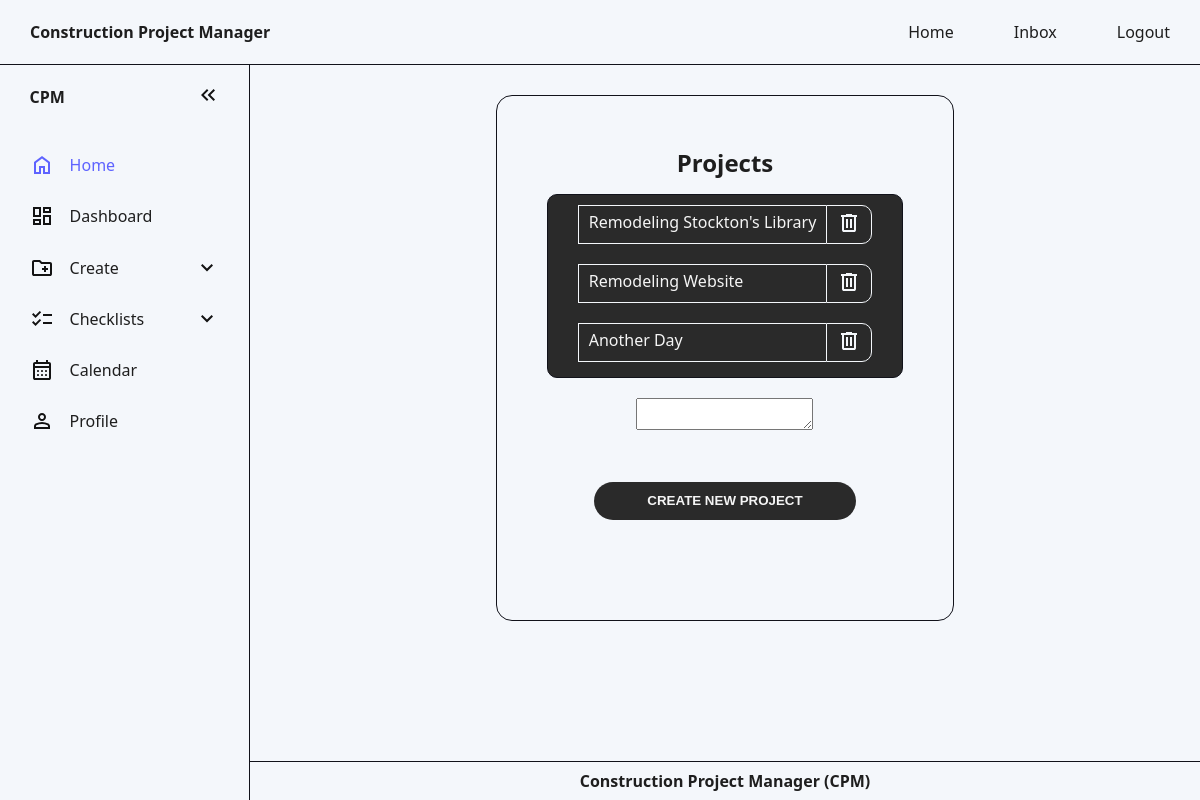
Page / (signed in) on the earlier database version.
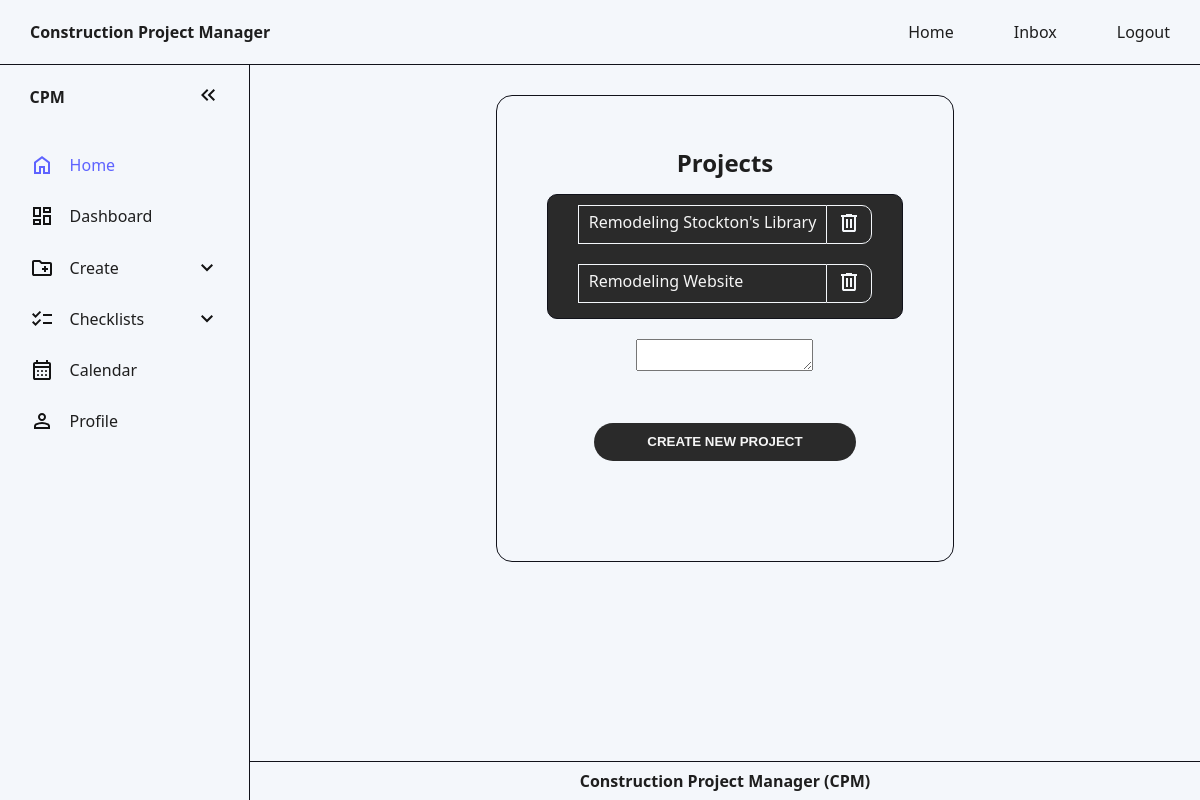
Same page on the later database version.
### website/models.py (models this page shows)
class Project(db.Model): # Database model: An object blueprint/layout that will be stored in the database
    id = db.Column(db.Integer, primary_key=True)
    data = db.Column(db.String(10000))
    date = db.Column(db.DateTime(timezone=True), default=func.now()) # Gets current date and time
    user_id = db.Column(db.Integer, db.ForeignKey('user.id')) # 1-to-many relationship

### website/views.py (the view, shortened to what this page needs)
@views.route('/', methods=['GET', 'POST']) # Main page of website
@login_required
def project():
    return render_template("home.html", user=current_user)

### website/templates/home.html (shortened to what this page needs)
<!DOCTYPE html>
<html lang="en">
  <head>
    <link rel="stylesheet" href="./../static/style.css" />
  </head>
  <body id="main-website-body">
    <nav>
      <ul>
        <li class="nav-title">Construction Project Manager</li>
        {% if user.is_authenticated %}
        <li class="hideOnMobile"><a href="/">Home</a></li>
        <li class="hideOnMobile"><a href="/inbox">Inbox</a></li>
        <li class="hideOnMobile"><a href="/logout">Logout</a></li>
        {% else %}
        <li class="hideOnMobile"><a href="/login">Sign In</a></li>
        <li class="hideOnMobile"><a href="/sign-up">Sign Up</a></li>
        {% endif %}
      </ul>
    </nav>
    <aside id="default-asidebar">
      <ul>
        <li>
          <span class="logo">CPM</span>
          <button onclick="toggleSidebar()" id="toggle-btn">
            <svg
              xmlns="http://www.w3.org/2000/svg"
              viewBox="0 -960 960 960"
              width="24px"
              height="24px"
            >
              <path
                d="M440-240 200-480l240-240 56 56-183 184 183 184-56 56Zm264 0L464-480l240-240 56 56-183 184 183 184-56 56Z"
              />
            </svg>
          </button>
        </li>
        <li class="active">
          <a href="/">
            <svg
              xmlns="http://www.w3.org/2000/svg"
              viewBox="0 -960 960 960"
              width="24px"
              height="24px"
            >
              <path
                d="M240-200h120v-240h240v240h120v-360L480-740 240-560v360Zm-80 80v-480l320-240 320 240v480H520v-240h-80v240H160Zm320-350Z"
              />
            </svg>
            <span>Home</span>
          </a>
        </li>
        <li>
          <a href="#"
            >
            <span>Dashboard</span>
          </a>
        </li>
        <li>
          <button onclick="toggleSubMenu(this)" class="dropdown-btn">
            <span>Create</span>
            <svg
              xmlns="http://www.w3.org/2000/svg"
              viewBox="0 -960 960 960"
              width="24px"
              height="24px"
            >
              <path d="M480-344 240-584l56-56 184 184 184-184 56 56-240 240Z" />
            </svg>
          </button>
        </li>
        <li>
          <button onclick="toggleSubMenu(this)" class="dropdown-btn">
            <svg
              xmlns="http://www.w3.org/2000/svg"
              viewBox="0 -960 960 960"
              width="24px"
              height="24px"
            >
              <path
                d="M222-200 80-342l56-56 85 85 170-170 56 57-225 226Zm0-320L80-662l56-56 85 85 170-170 56 57-225 226Zm298 240v-80h360v80H520Zm0-320v-80h360v80H520Z"
              />
            </svg>
            <span>Checklists</span>
            <svg
              xmlns="http://www.w3.org/2000/svg"
              viewBox="0 -960 960 960"
              width="24px"
              height="24px"
            >
              <path d="M480-344 240-584l56-56 184 184 184-184 56 56-240 240Z" />
            </svg>
          </button>
        </li>
        <li>
          <a href="calendar.html"
            >
            <span>Calendar</span></a
          >
        </li>
        <li>
          <a href="#"
            >
            <span>Profile</span></a
          >
        </li>
      </ul>
    </aside>
    <main>
      <section class="main-content-section" id="project-section">
        <h2>Projects</h2>
        <ul>
          {% for project in user.projects %}
          <li>
            <p>{{ project.data }}</p>
            <button
              type="button"
              class="close"
              onClick="deleteProject('{{ project.id }}')"
            >
              <span aria-hidden="true"
                ><svg
                  xmlns="http://www.w3.org/2000/svg"
                  height="24px"
                  viewBox="0 -960 960 960"
                  width="24px"
                >
                  <path
                    d="M280-120q-33 0-56.5-23.5T200-200v-520h-40v-80h200v-40h240v40h200v80h-40v520q0 33-23.5 56.5T680-120H280Zm400-600H280v520h400v-520ZM360-280h80v-360h-80v360Zm160 0h80v-360h-80v360ZM280-720v520-520Z"
                  />
                </svg>
              </span>
            </button>
          </li>
          {% endfor %}
        </ul>
        <form method="POST">
          <textarea name="project" id="project"></textarea>
          <br />
          <div>
            <button type="submit">Create New Project</button>
          </div>
        </form>
      </section>
    </main>
    <footer>Construction Project Manager (CPM)</footer>
  </body>
</html>

Differences in the rows shown:
removed Project: data "Another Day"
